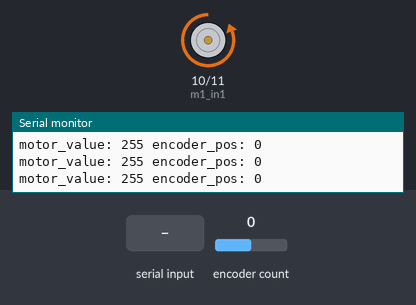
The sketch below on a simulated Arduino Uno, built with avr-gcc and run on an emulated ATmega328P. On the bench: motor-driver pin pairs drawn as motors (green arrow = first pin HIGH = forward, orange = second pin HIGH = backward, longer = more drive, scaled by the enable pin), the last lines printed to the serial monitor. The inputs (shaded band) are chosen by the test bench; at power-on: encoder count 0.

Above: at 1.2 s.
1.3 s: "90,45\n" received over Serial
At 2.0 s:
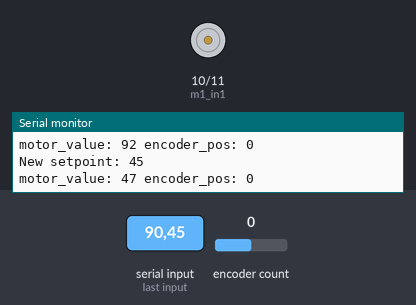
2.8 s: "30,150\n" received over Serial
At 3.7 s:
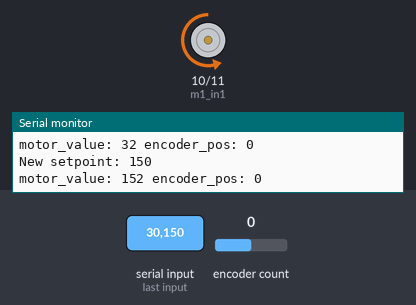
4.4 s: "5\n" received over Serial
At 5.2 s:
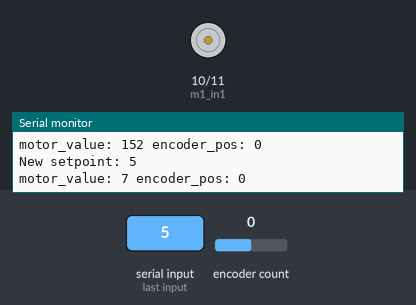
5.9 s: "200\n" received over Serial
At 6.8 s:
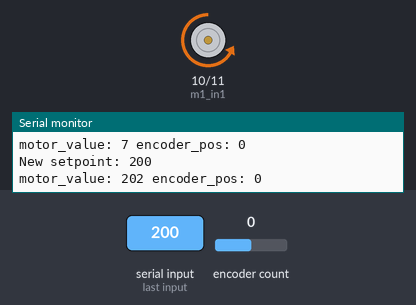
7.4 s: "30,150\n" received over Serial
At 7.7 s:
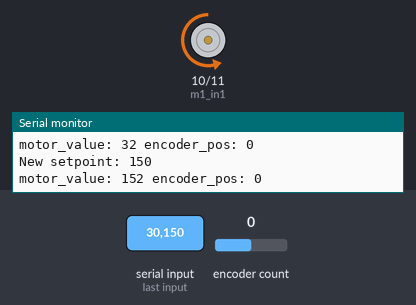
8.9 s: encoder count set to -1
At 9.8 s:
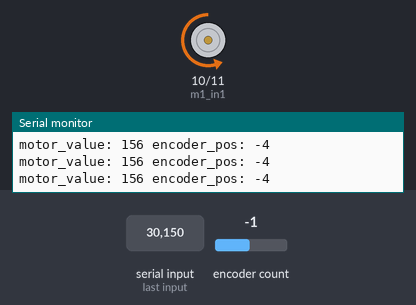
Timing chart, 0 to 11.9 s (numbered marks = the images above; inputs shaded):
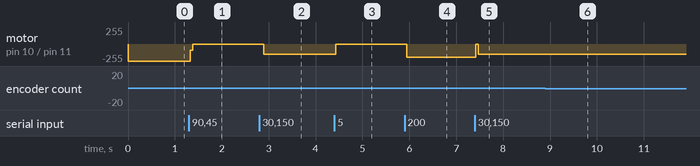

The sketch:

Nikodem_position_control.ino
```cpp
#include <Encoder.h>
#include <PIDController.h>

volatile long int encoder_pos = 0;
PIDController pos_pid;
int motor_value = 255;
const int lowest_power_value = 55;
long integerValue = 0;  // Max value is 65535
char incomingByte;


const int en1_pwm = 9;
const int m1_in1 = 10;
const int m1_in2 = 11;

Encoder myEnc(2, 3);

void setup() {

  Serial.begin(9600);
  /*pinMode(2, INPUT);
  pinMode(3, INPUT);*/
  pinMode(m1_in1, OUTPUT);
  pinMode(m1_in2, OUTPUT);
  //attachInterrupt(digitalPinToInterrupt(2), encoder, RISING);

  pos_pid.begin();
  //pos_pid.tune(15, 0.1, 2000);   // strangely good defaults?
  pos_pid.tune(10, 0.1, 0);
  pos_pid.limit(-255, 255);
  pos_pid.setpoint(8234);
}

void loop() {
  if (Serial.available() > 0) {
      integerValue = 0;

      integerValue = Serial.parseInt();
      if (integerValue != 0) {
        Serial.print("New setpoint: ");
        Serial.println(integerValue);
        pos_pid.setpoint(integerValue);
      }
  }

    encoder_pos = myEnc.read();
    motor_value = pos_pid.compute(encoder_pos);
    if(motor_value > 0) {
      MotorClockwise(motor_value);
    }
    else {
      MotorCounterClockwise(abs(motor_value));
    }
    Serial.print("motor_value: ");
    Serial.print(motor_value);
    Serial.print(" ");
    Serial.print("encoder_pos: ");
    Serial.println(encoder_pos);
    delay(10);
}

void MotorClockwise(int power) {
  if(power > lowest_power_value) {
    analogWrite(en1_pwm, power);
    digitalWrite(m1_in1, LOW);
    digitalWrite(m1_in2, HIGH);
  }
  else {
    digitalWrite(m1_in1, LOW);
    digitalWrite(m1_in2, LOW);
  }
}

void MotorCounterClockwise(int power) {
  if(power > lowest_power_value) {
    analogWrite(en1_pwm, power);
    digitalWrite(m1_in1, HIGH);
    digitalWrite(m1_in2, LOW);
  }
  else {
    digitalWrite(m1_in1, LOW);
    digitalWrite(m1_in2, LOW);
  }
}
```

Measured:
- after the input at 1.3 s, motor on pin 10 (m1_in1) / pin 11 (m1_in2): backward 255/255 → stopped at once
- after the input at 2.8 s, motor on pin 10 (m1_in1) / pin 11 (m1_in2): stopped → backward 152/255 after 0.09 s
- after the input at 4.4 s, motor on pin 10 (m1_in1) / pin 11 (m1_in2): backward 152/255 → stopped at once
- after the input at 5.9 s, motor on pin 10 (m1_in1) / pin 11 (m1_in2): stopped → backward 202/255 at once
- after the input at 7.4 s, motor on pin 10 (m1_in1) / pin 11 (m1_in2): backward 202/255 → backward 152/255 at once
- after the input at 8.9 s, motor on pin 10 (m1_in1) / pin 11 (m1_in2): backward 152/255 → backward 156/255 at once
